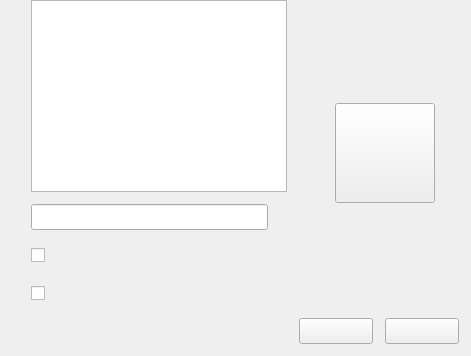
                                <widget class="QWidget" name="_LinkWrapper">
                                    <layout class="QGridLayout" name="_LinkWrapperLayout">
                                        <property name="leftMargin">
                                            <number>0</number>
                                        </property>
                                        <property name="topMargin">
                                            <number>0</number>
                                        </property>
                                        <property name="rightMargin">
                                            <number>0</number>
                                        </property>
                                        <property name="bottomMargin">
                                            <number>0</number>
                                        </property>
                                        <property name="spacing">
                                            <number>0</number>
                                        </property>
                                        <item row="0" column="0">
                                            <widget class="QWidget" name="_LinkAttributePanel" native="true">
                                                <property name="styleSheet">
                                                    <string notr="true"/>
                                                </property>
                                                <layout class="QGridLayout" name="_LinkAttributePanelLayout">
                                                    <property name="sizeConstraint">
                                                        <enum>QLayout::SizeConstraint::SetDefaultConstraint</enum>
                                                    </property>
                                                    <property name="leftMargin">
                                                        <number>12</number>
                                                    </property>
                                                    <property name="topMargin">
                                                        <number>0</number>
                                                    </property>
                                                    <property name="rightMargin">
                                                        <number>12</number>
                                                    </property>
                                                    <property name="bottomMargin">
                                                        <number>0</number>
                                                    </property>
                                                    <property name="spacing">
                                                        <number>12</number>
                                                    </property>
                                                    <item row="1" column="0">
                                                        <widget class="QLabel" name="_PasswordTip">
                                                            <property name="minimumSize">
                                                                <size>
                                                                    <width>0</width>
                                                                    <height>26</height>
                                                                </size>
                                                            </property>
                                                            <property name="maximumSize">
                                                                <size>
                                                                    <width>16777215</width>
                                                                    <height>26</height>
                                                                </size>
                                                            </property>
                                                            <property name="styleSheet">
                                                                <string notr="true"/>
                                                            </property>
                                                            <property name="text">
                                                                <string/>
                                                            </property>
                                                            <property name="alignment">
                                                                <set>Qt::AlignmentFlag::AlignRight|Qt::AlignmentFlag::AlignTrailing|Qt::AlignmentFlag::AlignVCenter</set>
                                                            </property>
                                                        </widget>
                                                    </item>
                                                    <item row="0" column="0">
                                                        <widget class="QLabel" name="_LinkTip">
                                                            <property name="minimumSize">
                                                                <size>
                                                                    <width>0</width>
                                                                    <height>26</height>
                                                                </size>
                                                            </property>
                                                            <property name="styleSheet">
                                                                <string notr="true"/>
                                                            </property>
                                                            <property name="text">
                                                                <string/>
                                                            </property>
                                                            <property name="alignment">
                                                                <set>Qt::AlignmentFlag::AlignRight|Qt::AlignmentFlag::AlignTop|Qt::AlignmentFlag::AlignTrailing</set>
                                                            </property>
                                                        </widget>
                                                    </item>
                                                    <item row="0" column="1">
                                                        <widget class="QTextEdit" name="_Link">
                                                            <property name="sizePolicy">
                                                                <sizepolicy hsizetype="Expanding" vsizetype="Fixed">
                                                                    <horstretch>0</horstretch>
                                                                    <verstretch>0</verstretch>
                                                                </sizepolicy>
                                                            </property>
                                                            <property name="minimumSize">
                                                                <size>
                                                                    <width>0</width>
                                                                    <height>0</height>
                                                                </size>
                                                            </property>
                                                            <property name="maximumSize">
                                                                <size>
                                                                    <width>16777215</width>
                                                                    <height>16777215</height>
                                                                </size>
                                                            </property>
                                                            <property name="styleSheet">
                                                                <string notr="true"/>
                                                            </property>
                                                            <property name="horizontalScrollBarPolicy">
                                                                <enum>Qt::ScrollBarPolicy::ScrollBarAlwaysOff</enum>
                                                            </property>
                                                            <property name="acceptRichText">
                                                                <bool>false</bool>
                                                            </property>
                                                        </widget>
                                                    </item>
                                                    <item row="2" column="0">
                                                        <widget class="QLabel" name="_TypeTip">
                                                            <property name="minimumSize">
                                                                <size>
                                                                    <width>0</width>
                                                                    <height>26</height>
                                                                </size>
                                                            </property>
                                                            <property name="text">
                                                                <string/>
                                                            </property>
                                                            <property name="alignment">
                                                                <set>Qt::AlignmentFlag::AlignRight|Qt::AlignmentFlag::AlignTop|Qt::AlignmentFlag::AlignTrailing</set>
                                                            </property>
                                                        </widget>
                                                    </item>
                                                    <item row="2" column="1">
                                                        <widget class="QWidget" name="_TypePanel" native="true">
                                                            <property name="minimumSize">
                                                                <size>
                                                                    <width>0</width>
                                                                    <height>0</height>
                                                                </size>
                                                            </property>
                                                            <layout class="QVBoxLayout" name="_TypePanelLayout">
                                                                <property name="spacing">
                                                                    <number>12</number>
                                                                </property>
                                                                <property name="leftMargin">
                                                                    <number>0</number>
                                                                </property>
                                                                <property name="topMargin">
                                                                    <number>0</number>
                                                                </property>
                                                                <property name="rightMargin">
                                                                    <number>0</number>
                                                                </property>
                                                                <property name="bottomMargin">
                                                                    <number>0</number>
                                                                </property>
                                                                <item>
                                                                    <widget class="QCheckBox" name="_Many">
                                                                        <property name="minimumSize">
                                                                            <size>
                                                                                <width>0</width>
                                                                                <height>26</height>
                                                                            </size>
                                                                        </property>
                                                                        <property name="maximumSize">
                                                                            <size>
                                                                                <width>16777215</width>
                                                                                <height>26</height>
                                                                            </size>
                                                                        </property>
                                                                        <property name="text">
                                                                            <string/>
                                                                        </property>
                                                                    </widget>
                                                                </item>
                                                                <item>
                                                                    <widget class="QCheckBox" name="_One">
                                                                        <property name="minimumSize">
                                                                            <size>
                                                                                <width>0</width>
                                                                                <height>26</height>
                                                                            </size>
                                                                        </property>
                                                                        <property name="maximumSize">
                                                                            <size>
                                                                                <width>16777215</width>
                                                                                <height>26</height>
                                                                            </size>
                                                                        </property>
                                                                        <property name="text">
                                                                            <string/>
                                                                        </property>
                                                                    </widget>
                                                                </item>
                                                            </layout>
                                                        </widget>
                                                    </item>
                                                    <item row="1" column="1">
                                                        <widget class="QWidget" name="_PasswordPanel" native="true">
                                                            <layout class="QHBoxLayout" name="_PasswordPanelLayout">
                                                                <property name="spacing">
                                                                    <number>12</number>
                                                                </property>
                                                                <property name="leftMargin">
                                                                    <number>0</number>
                                                                </property>
                                                                <property name="topMargin">
                                                                    <number>0</number>
                                                                </property>
                                                                <property name="rightMargin">
                                                                    <number>0</number>
                                                                </property>
                                                                <property name="bottomMargin">
                                                                    <number>0</number>
                                                                </property>
                                                                <item>
                                                                    <widget class="QLineEdit" name="_Password">
                                                                        <property name="minimumSize">
                                                                            <size>
                                                                                <width>0</width>
                                                                                <height>26</height>
                                                                            </size>
                                                                        </property>
                                                                        <property name="maximumSize">
                                                                            <size>
                                                                                <width>16777215</width>
                                                                                <height>26</height>
                                                                            </size>
                                                                        </property>
                                                                        <property name="styleSheet">
                                                                            <string notr="true"/>
                                                                        </property>
                                                                    </widget>
                                                                </item>
                                                                <item>
                                                                    <widget class="QLabel" name="_PasswordPanelTip">
                                                                        <property name="minimumSize">
                                                                            <size>
                                                                                <width>0</width>
                                                                                <height>26</height>
                                                                            </size>
                                                                        </property>
                                                                        <property name="maximumSize">
                                                                            <size>
                                                                                <width>16777215</width>
                                                                                <height>26</height>
                                                                            </size>
                                                                        </property>
                                                                        <property name="text">
                                                                            <string/>
                                                                        </property>
                                                                    </widget>
                                                                </item>
                                                            </layout>
                                                        </widget>
                                                    </item>
                                                </layout>
                                            </widget>
                                        </item>
                                        <item row="1" column="1">
                                            <widget class="QWidget" name="_LinkControlPanel" native="true">
                                                <property name="minimumSize">
                                                    <size>
                                                        <width>0</width>
                                                        <height>50</height>
                                                    </size>
                                                </property>
                                                <property name="maximumSize">
                                                    <size>
                                                        <width>16777215</width>
                                                        <height>50</height>
                                                    </size>
                                                </property>
                                                <property name="styleSheet">
                                                    <string notr="true"/>
                                                </property>
                                                <layout class="QHBoxLayout" name="_LinkControlPanelLayout">
                                                    <property name="spacing">
                                                        <number>12</number>
                                                    </property>
                                                    <property name="leftMargin">
                                                        <number>0</number>
                                                    </property>
                                                    <property name="topMargin">
                                                        <number>0</number>
                                                    </property>
                                                    <property name="rightMargin">
                                                        <number>12</number>
                                                    </property>
                                                    <property name="bottomMargin">
                                                        <number>0</number>
                                                    </property>
                                                    <item>
                                                        <widget class="QPushButton" name="_Parse">
                                                            <property name="minimumSize">
                                                                <size>
                                                                    <width>0</width>
                                                                    <height>26</height>
                                                                </size>
                                                            </property>
                                                            <property name="maximumSize">
                                                                <size>
                                                                    <width>16777215</width>
                                                                    <height>26</height>
                                                                </size>
                                                            </property>
                                                            <property name="styleSheet">
                                                                <string notr="true"/>
                                                            </property>
                                                            <property name="text">
                                                                <string/>
                                                            </property>
                                                        </widget>
                                                    </item>
                                                    <item>
                                                        <widget class="QPushButton" name="_Cancel">
                                                            <property name="minimumSize">
                                                                <size>
                                                                    <width>0</width>
                                                                    <height>26</height>
                                                                </size>
                                                            </property>
                                                            <property name="maximumSize">
                                                                <size>
                                                                    <width>16777215</width>
                                                                    <height>26</height>
                                                                </size>
                                                            </property>
                                                            <property name="styleSheet">
                                                                <string notr="true"/>
                                                            </property>
                                                            <property name="text">
                                                                <string/>
                                                            </property>
                                                        </widget>
                                                    </item>
                                                </layout>
                                            </widget>
                                        </item>
                                        <item row="0" column="1">
                                            <widget class="QWidget" name="_LinkIconPanel" native="true">
                                                <property name="minimumSize">
                                                    <size>
                                                        <width>172</width>
                                                        <height>0</height>
                                                    </size>
                                                </property>
                                                <property name="maximumSize">
                                                    <size>
                                                        <width>172</width>
                                                        <height>16777215</height>
                                                    </size>
                                                </property>
                                                <property name="styleSheet">
                                                    <string notr="true"/>
                                                </property>
                                                <layout class="QHBoxLayout" name="_LinkIconPanelLayout">
                                                    <property name="spacing">
                                                        <number>0</number>
                                                    </property>
                                                    <property name="leftMargin">
                                                        <number>0</number>
                                                    </property>
                                                    <property name="topMargin">
                                                        <number>0</number>
                                                    </property>
                                                    <property name="rightMargin">
                                                        <number>0</number>
                                                    </property>
                                                    <property name="bottomMargin">
                                                        <number>0</number>
                                                    </property>
                                                    <item>
                                                        <widget class="QPushButton" name="_Icon">
                                                            <property name="minimumSize">
                                                                <size>
                                                                    <width>100</width>
                                                                    <height>100</height>
                                                                </size>
                                                            </property>
                                                            <property name="maximumSize">
                                                                <size>
                                                                    <width>100</width>
                                                                    <height>100</height>
                                                                </size>
                                                            </property>
                                                            <property name="styleSheet">
                                                                <string notr="true"/>
                                                            </property>
                                                            <property name="text">
                                                                <string/>
                                                            </property>
                                                        </widget>
                                                    </item>
                                                </layout>
                                            </widget>
                                        </item>
                                    </layout>
                                </widget>
